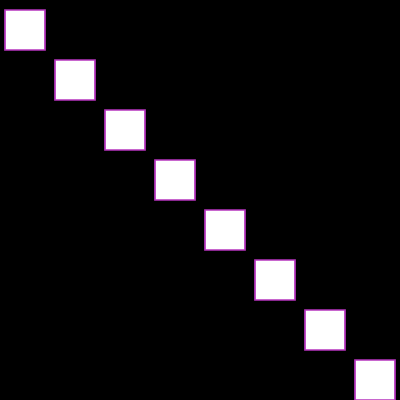
Frame 1 (no input)
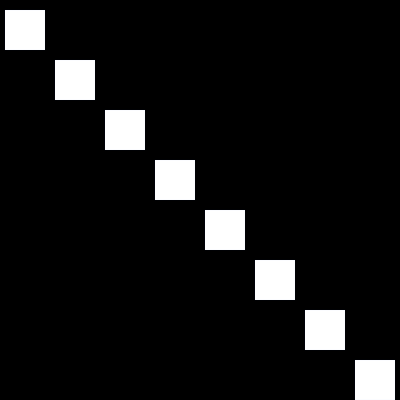
Frame 60 (no input)
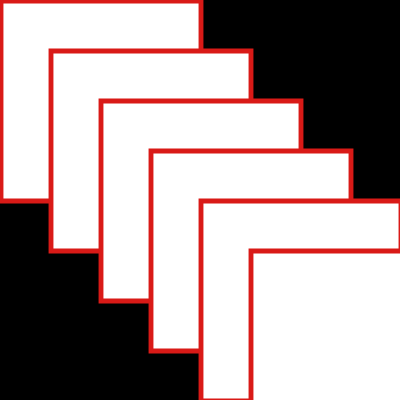
Frame 120 (the mouse pressed at the canvas centre since frame 60)

The p5.js sketch that drew these frames (run headless with seeded random() and noise() and a simulated clock; from frame 60 on, the mouse is pressed at the canvas centre):

// p5.js sketch
// ── sketch.js
// DM2008 — Activity 2b
// (Pattern Making, 40 min)

function setup() {
  createCanvas(400, 400);
  rectMode(CENTER);
}

function draw() {
  background(0);
  stroke(random(255), random(255), random(255));
  strokeWeight(random(5));

  // A simple horizontal row of shapes using a 1D loop
  for (let i = 0; i < width; i += 50) {
  
  if (keyIsPressed) {
    if (i/50 % 2 == 1) {
      fill(random(255), random(255), random(255));
  } else {
    fill(0);
  }
}
    
  if(mouseIsPressed) {
    rect(i + 1, i + 1, mouseX, mouseY);
  } else {
    rect(i + 25, i + 30, 40);
  }
    // TODO: add an if() condition to alternate shape, size, or color
    // (hint: use % modulo to alternate every other shape)
  }

  // TODO: add one interaction (mouse or key) to change the rule
  // (hint: try changing fill() or size when mouseIsPressed)
}
